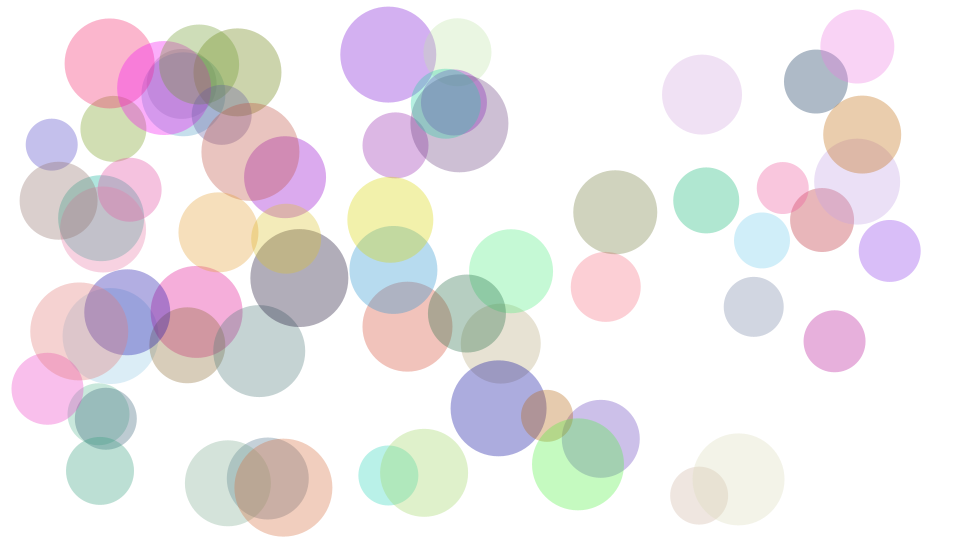
Frame 1 (no input)
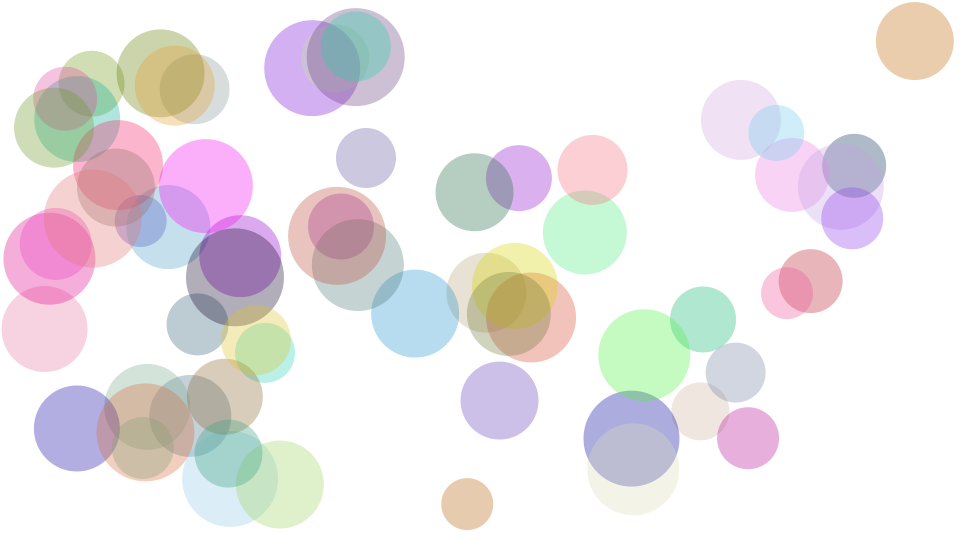
Frame 60 (the mouse pressed at the canvas centre just before this capture)
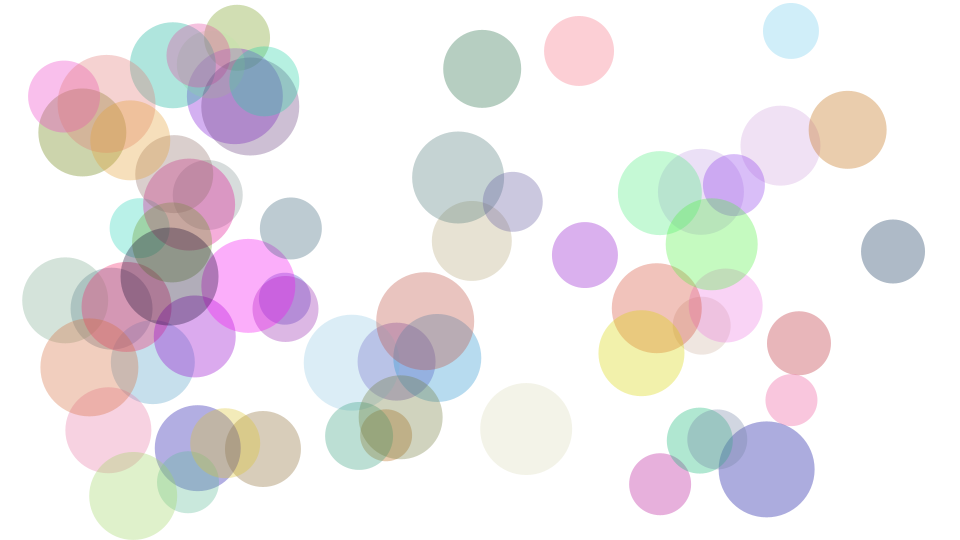
Frame 120 (the mouse held since frame 60 and released just before this capture)

The Processing sketch that drew these frames (run headless with seeded random() and noise(); from frame 60 on, the mouse is pressed at the canvas centre):

// Processing sketch: tutrial8
// ── tutrial8.pde
// import gifAnimation.*;

// GifMaker gifExport; // GifMakerオブジェクトの宣言

int numBalls = 65; // ボールの数
float[] x = new float[numBalls];
float[] y = new float[numBalls];
float[] vx = new float[numBalls];
float[] vy = new float[numBalls];
int[] radius = new int[numBalls];
color[] c = new color[numBalls];

void setup() {
  size(960, 540);
  
  for (int i=0; i<numBalls; i++){
    radius[i] = (int)random(25, 50);
    x[i] = random(radius[i], width-radius[i]);
    y[i] = random(radius[i], height-radius[i]);
    vx[i] = random(-2.5, 2.5);
    vy[i] = random(-2.5, 2.5);
    c[i] = color(random(255), random(255), random(255), 85);
  }

    // frameRate(50); // 50fpsでアニメーションする

    // // GIFアニメーションの設定
    // gifExport = new GifMaker(this, "export.gif");
    // gifExport.setRepeat(0); // エンドレス再生
    // gifExport.setQuality(10); // クオリティ
    // gifExport.setDelay(20); // アニメーションの間隔を20ms
}

void draw() {
  background(255);

  for(int i=0; i<numBalls; i++) {
    // ボールの位置を更新
    x[i] += vx[i];
    y[i] += vy[i];
    // 左右の壁との当たり判定
    if(x[i]-radius[i] <= 0 || x[i]+radius[i] >= width) {
      vx[i] *= -1;
    }
    // 上下の壁との当たり判定
    if(y[i]-radius[i] <= 0 || y[i]+radius[i] >= height) {
      vy[i] *= -1;
    }
    // ボールを描画
    noStroke();
    fill(c[i]);
    ellipse(x[i], y[i], 2*radius[i], 2*radius[i]);

    // // gifアニメ出力用のコード
    // // 50fps*3 つまり3秒間録画する
    // if (frameCount <= 50*3) {
    //   gifExport.addFrame(); // フレームを追加
    // } else {
    //   gifExport.finish(); // 終了してファイル保存
    // }
  }

}
